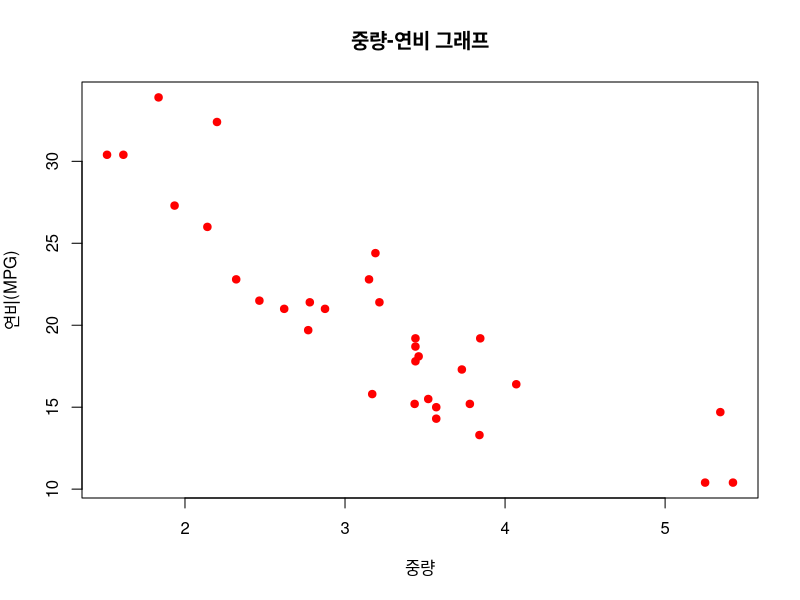
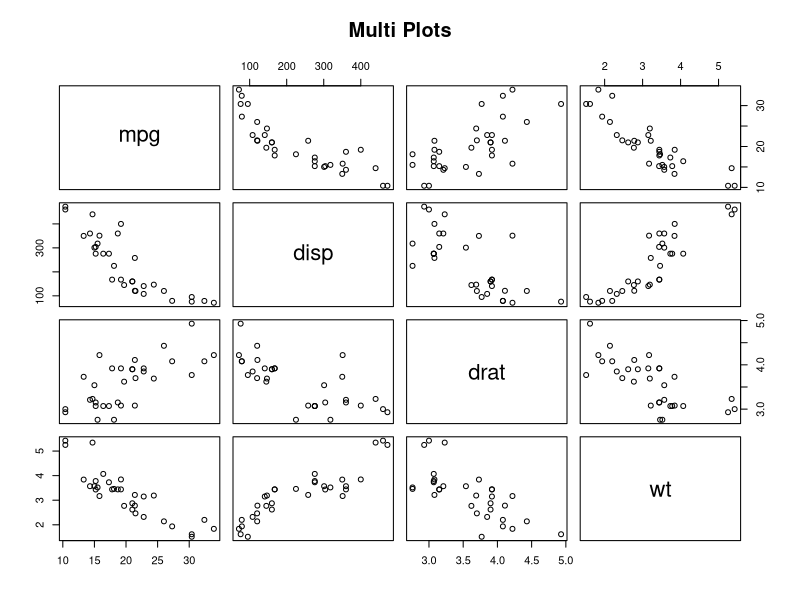
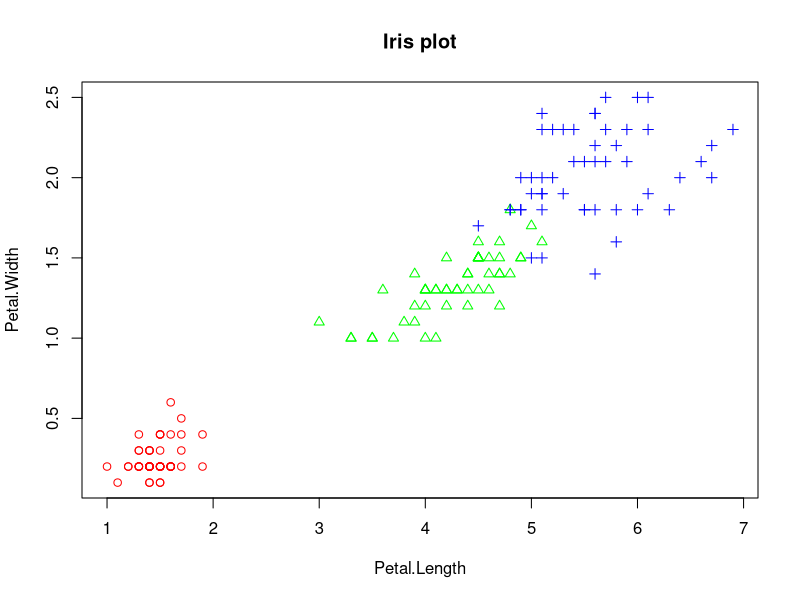
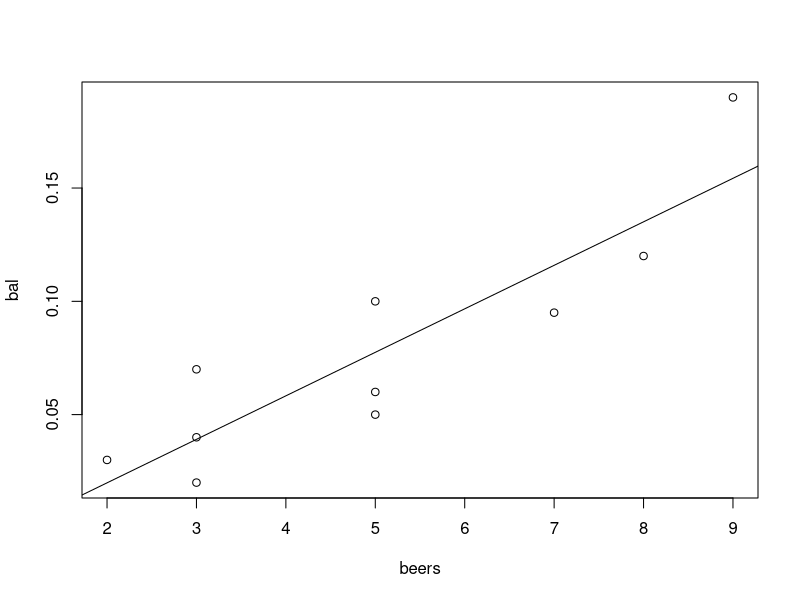
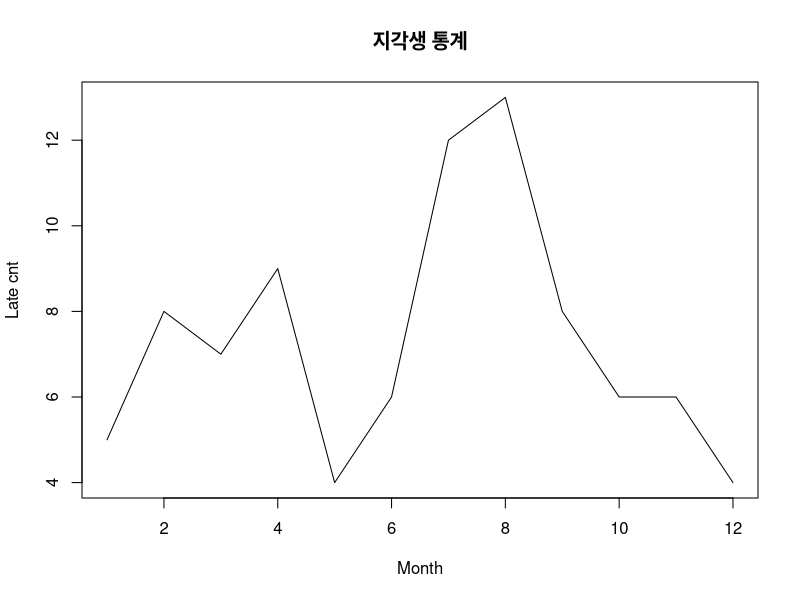
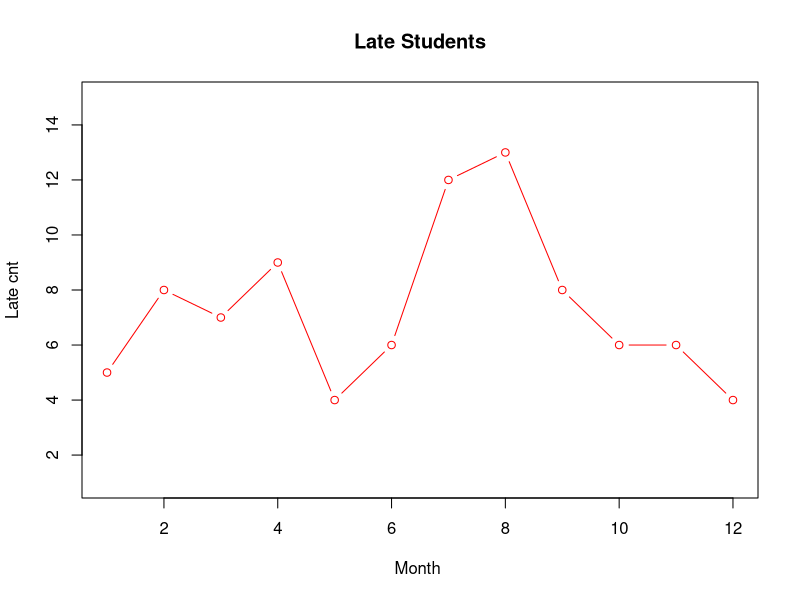
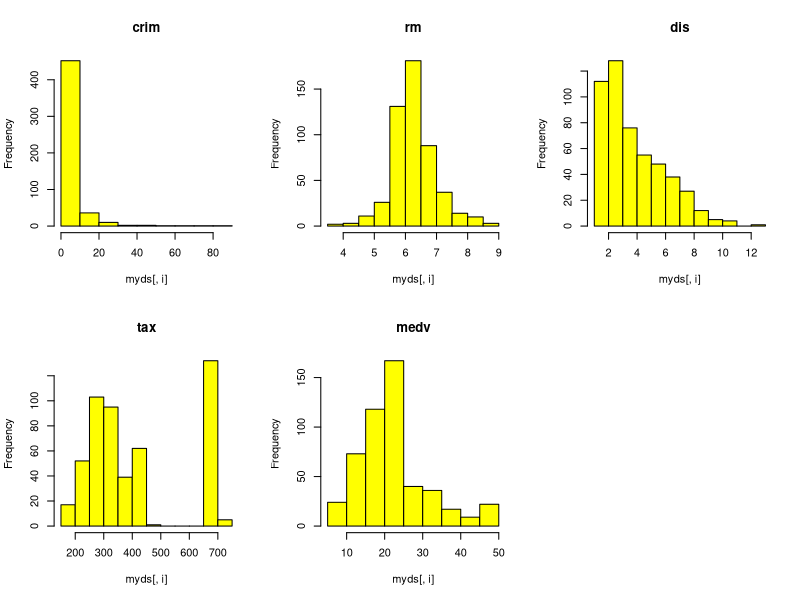
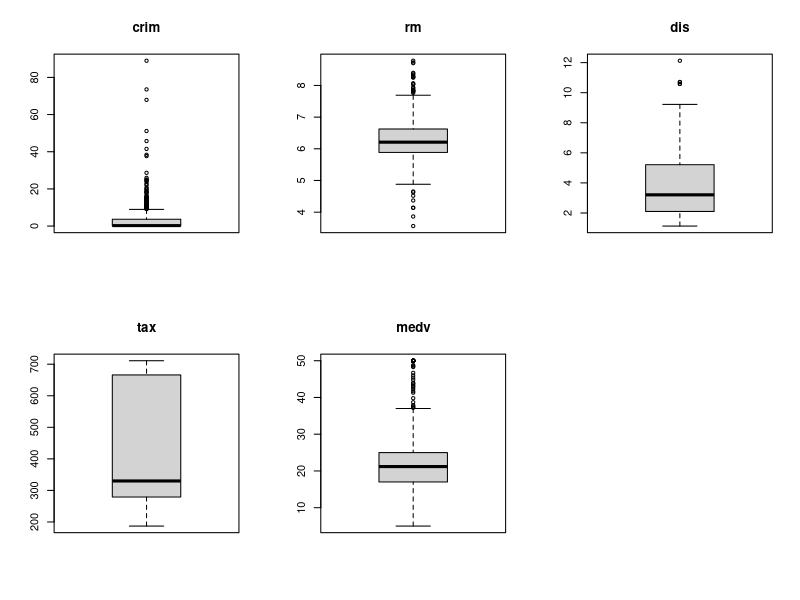

These figures' R source, in order:
#6-1코드
wt <- mtcars$wt

mpg <- mtcars$mpg

plot(wt, mpg, 
     main="중량-연비 그래프",
     xlab="중량",
     ylab="연비(MPG)",
     col="red",
     pch=19)

#코드6-2
vars <- c("mpg", "disp", "drat", "wt")
target <- mtcars[,vars]
head(target)
pairs(target, main="Multi Plots")

#코드6-3
iris.2 <- iris[,3:4]
point <- as.numeric(iris$Species)
point
color <- c("red","green","blue")
plot(iris.2,
     main="Iris plot",
     pch=c(point),
     col=color[point])

#코드6-4
beers <- c(5,2,9,8,3,7,3,5,3,5)
bal <- c(0.1,0.03,0.19,0.12,0.04,0.095,0.07,0.06,0.02,0.05)

tbl <- data.frame(beers,bal)
tbl
plot(bal~beers, data=tbl)
res <- lm(bal~beers, data=tbl)
abline(res)
cor(beers,bal)

#코드6-5
cor(iris[,1:4])

#코드6-6
month = 1:12 # 자료 입력
late = c(5,8,7,9,4,6,12,13,8,6,6,4) 	# 자료 입력
plot(month, 			# x data
     late, 			# y data
     main="지각생 통계", 	# 제목
     type= "l", 		# 그래프의 종류 선택(알파벳)
     lty=1, 			# 선의 종류(line type) 선택
     lwd=1, 			# 선의 굵기 선택
     xlab="Month", 		# x축 레이블
     ylab="Late cnt" 		# y축 레이블
)

#코드6-7
month = 1:12
late1 = c(5,8,7,9,4,6,12,13,8,6,6,4)
late2 = c(4,6,5,8,7,8,10,11,6,5,7,3)
plot(month, 			# x data
     late1, 			# y data
     main="Late Students",
     type= "b", 		# 그래프의 종류 선택(알파벳)
     lty=1, 			# 선의 종류(line type) 선택
     col="red", 		# 선의 색 선택 
     xlab="Month ", 		# x축 레이블
     ylab="Late cnt", 		# y축 레이블
     ylim=c(1, 15) 		# y축 값의 (하한, 상한)
)


install.packages("mlbench")
library(mlbench)
data("BostonHousing")

#코드6-8
## (1) Prepare Data ----------------------
library(mlbench)
data("BostonHousing")
myds <- BostonHousing[,c("crim","rm","dis","tax","medv")]

## (2) Add new column ----------------------
grp <- c()
for (i in 1:nrow(myds)) { 		# myds$medv 값에 따라 그룹 분류
  if (myds$medv[i] >= 25.0) {
    grp[i] <- "H"
  } else if (myds$medv[i] <= 17.0) {
    grp[i] <- "L"
  } else {
    grp[i] <- "M"
  }
}
grp <- factor(grp) 			 # 문자벡터를 팩터 타입으로 변경
grp <- factor(grp, levels=c("H","M","L")) # 레벨의 순서를 H,L,M -> H,M,L

myds <- data.frame(myds, grp) 	 # myds 에 grp 컬럼추가

## (3) Add new column ----------------------
str(myds)
head(myds)
table(myds$grp) 			 # 주택 가격 그룹별 분포
## (4) histogram ----------------------
par(mfrow=c(2,3)) 			# 2x3 가상화면 분할
for(i in 1:5) {
  hist(myds[,i], main=colnames(myds)[i], col="yellow")
}
par(mfrow=c(1,1)) 			# 2x3 가상화면 분할 해제

## (5) boxplot ----------------------
par(mfrow=c(2,3)) 			# 2x3 가상화면 분할
for(i in 1:5) {
  boxplot(myds[,i], main=colnames(myds)[i])
}
par(mfrow=c(1,1)) 			# 2x3 가상화면 분할 해제

## (6) boxplot by group ------------------
boxplot(myds$crim~myds$grp, main="1인당 범죄율")
boxplot(myds$rm~myds$grp, main="방의 수")
boxplot(myds$dis~myds$grp, main="직업센터까지의 거리")
boxplot(myds$tax~myds$grp, main="제산세")
## (7) scatter plot ------------------
pairs(myds[,-6])

## (8) scatter plot with group ------------------
point <- as.integer(myds$grp) 		# 점의 모양 지정
color <- c("red","green","blue") 		# 점의 색 지정
pairs(myds[,-6], pch=point, col=color[point])

## (9) correlation coefficient ------------------
cor(myds[,-6])
